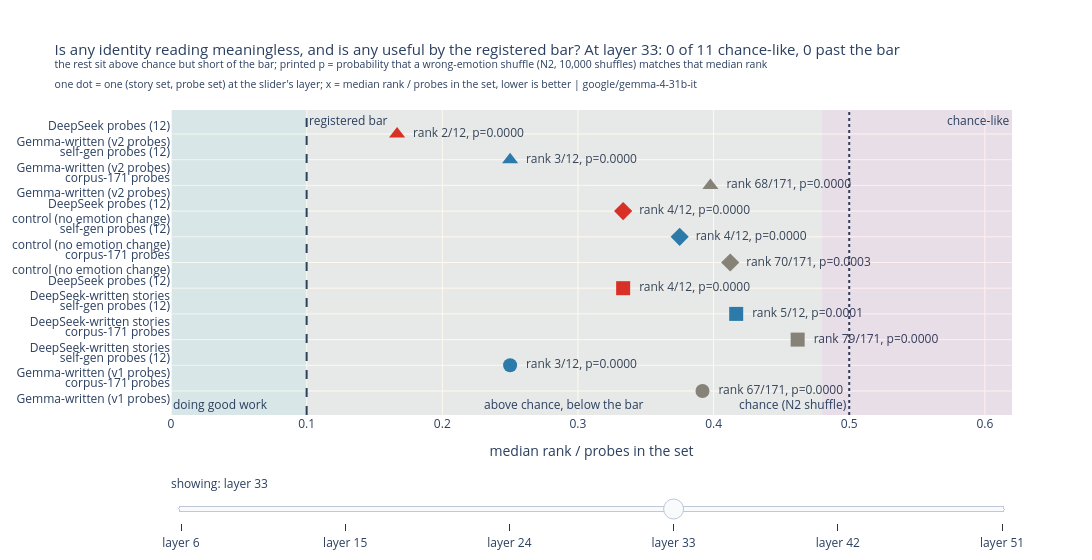

The cell this chart's notebook holds for it:
### Markdown cell above
## 3. Above chance versus useful versus meaningless

**Answer: three different situations, and we can tell them apart because
chance is measured, not assumed.** The wrong-emotion shuffle (N2) locates
chance: reassign the emotion labels at random 10,000 times and a meaningless
assignment lands at a median rank near half the number of probes in the set.
The random directions (N1, 24 of them) locate what meaningless vectors look
like. The instrument calibration measured the per-token noise floor, so a null
result comes with its detection power attached.

**How it was measured.** Every identity result from section 1, one per pairing
of story set with probe set, becomes one dot at the slider's layer. Its
position on the rank-fraction axis shows USEFULNESS (three shaded zones: past
the registered bar, above chance but short of the bar, chance-like); the
printed shuffle p shows DISTINGUISHABILITY from chance. These are different
questions: with thousands of phases, a median only modestly better than chance
can still have a tiny p, which is exactly the "bad but not meaningless" case.
The corpus-171 probes land squarely there: real signal (tiny shuffle p on the
large story sets; each dot prints its own p), not useful by the registered
standard.

**Verdict.** Nothing we measured behaves like meaningless vectors. The
corpus-171 probes are "bad but not meaningless". The self-gen and DeepSeek
probes do good work on identity in absolute terms (median rank 1 to 6 of 12).
On the strict fraction axis, though, only rank 1 of 12 clears the 0.1 bar
(section 5, point 4). For anticipation, bars are cleared only on Gemma-written
stories: most strongly by the self-gen probes, and weakly by the corpus-171
probes at three of six layers (see the section 2 heatmap). The
constant-emotion control sits at or below zero, so the surviving effect is not
a scene-change artefact.

### Code cell
# this cell places every (story set, probe set) identity result in the
# meaningless / above-chance / good-work zones, with a layer slider
fig = go.Figure()
symbol_cycle = ["circle", "square", "diamond", "triangle-up"]
marker_symbols = {story_set: symbol_cycle[i % len(symbol_cycle)]
                  for i, story_set in enumerate(STORY_SETS)}
colors = {"corpus": "#7f7f7f", "selfgen": "#1f77b4", "deepseek": "#d62728"}
DEFAULT_LAYER = PRIMARY_LAYER

# one trace per (layer, story set, probe set); only the active layer is visible
traces_per_layer = 0
fractions_by_layer = {layer: [] for layer in LAYERS}  # feeds each layer's title verdict
for layer in LAYERS:
    for story_set, arm in STORY_SETS.items():
        for probe_set in ["corpus", "selfgen", "deepseek"]:
            identity_cell = arm["gate_G"].get(probe_set, {}).get("per_layer", {}).get(str(layer))
            if not identity_cell:
                continue
            if layer == LAYERS[0]:
                traces_per_layer += 1
            fraction = identity_cell["median_rank"] / PROBE_SET_SIZE[probe_set]
            fractions_by_layer[layer].append(fraction)
            fig.add_scatter(
                x=[fraction], y=[f"{PROBE_SET_LABEL[probe_set]}<br>{story_set}"],
                mode="markers+text", visible=(layer == DEFAULT_LAYER),
                marker=dict(size=14, color=colors[probe_set], symbol=marker_symbols[story_set]),
                text=[f"  rank {identity_cell['median_rank']:.0f}/{PROBE_SET_SIZE[probe_set]}, p={identity_cell['n2_p']:.4f}"],
                textposition="middle right", showlegend=False)

# per-layer title: the verdict must track the slider, never go stale
def zone_title(layer):
    fractions = fractions_by_layer[layer]
    n_chance_like = sum(fraction >= 0.48 for fraction in fractions)
    n_past_bar = sum(fraction <= 0.1 for fraction in fractions)
    return (
        f"Is any identity reading meaningless, and is any useful by the registered bar? "
        f"At layer {layer}: {n_chance_like} of {len(fractions)} chance-like, "
        f"{n_past_bar} past the bar<br>"
        "<sup>the rest sit above chance but short of the bar; printed p = probability that "
        "a wrong-emotion shuffle (N2, 10,000 shuffles) matches that median rank</sup><br>"
        f"<sup>one dot = one (story set, probe set) at the slider's layer; "
        f"x = median rank / probes in the set, lower is better | {MODEL}</sup>"
    )


# slider: reveal exactly the chosen layer's traces AND retitle with its verdict
steps = []
for layer_pos, layer in enumerate(LAYERS):
    visibility = []
    for other_pos in range(len(LAYERS)):
        visibility += [other_pos == layer_pos] * traces_per_layer
    steps.append(dict(method="update", label=f"layer {layer}",
                      args=[{"visible": visibility}, {"title.text": zone_title(layer)}]))
fig.update_layout(sliders=[dict(
    active=LAYERS.index(DEFAULT_LAYER), steps=steps, y=-0.12,
    currentvalue=dict(prefix="showing: "))])
fig.add_vline(x=0.5, line_dash="dot", annotation_text="chance (N2 shuffle)",
              annotation_position="bottom left")
fig.add_vline(x=0.1, line_dash="dash", annotation_text="registered bar")
fig.add_vrect(x0=0.0, x1=0.1, fillcolor="green", opacity=0.06, line_width=0,
              annotation_text="doing good work", annotation_position="bottom left")
fig.add_vrect(x0=0.1, x1=0.48, fillcolor="orange", opacity=0.06, line_width=0,
              annotation_text="above chance, below the bar", annotation_position="bottom")
fig.add_vrect(x0=0.48, x1=0.62, fillcolor="red", opacity=0.06, line_width=0,
              annotation_text="chance-like", annotation_position="top right")
fig.update_layout(
    title=zone_title(DEFAULT_LAYER),
    title_font_size=15,
    xaxis_title="median rank / probes in the set", xaxis_range=[0, 0.62],
    width=1150, height=560, margin=dict(t=110))
fig.show()

### Figure 1 — Plotly figure (JSON) as saved in the notebook; plotly's stock layout.template omitted (floating-point values rounded to 4 significant figures)
{"data": [{"marker": {"color": "#7f7f7f", "size": 14, "symbol": "circle"}, "mode": "markers+text", "showlegend": false, "text": ["  rank 38/171, p=0.0000"], "textposition": "middle right", "type": "scatter", "visible": false, "x": [0.2222], "y": ["corpus-171 probes<br>Gemma-written (v1 probes)"]}, {"marker": {"color": "#1f77b4", "size": 14, "symbol": "circle"}, "mode": "markers+text", "showlegend": false, "text": ["  rank 1/12, p=0.0000"], "textposition": "middle right", "type": "scatter", "visible": false, "x": [0.08333], "y": ["self-gen probes (12)<br>Gemma-written (v1 probes)"]}, {"marker": {"color": "#7f7f7f", "size": 14, "symbol": "square"}, "mode": "markers+text", "showlegend": false, "text": ["  rank 55/171, p=0.0000"], "textposition": "middle right", "type": "scatter", "visible": false, "x": [0.3216], "y": ["corpus-171 probes<br>DeepSeek-written stories"]}, {"marker": {"color": "#1f77b4", "size": 14, "symbol": "square"}, "mode": "markers+text", "showlegend": false, "text": ["  rank 3/12, p=0.0000"], "textposition": "middle right", "type": "scatter", "visible": false, "x": [0.25], "y": ["self-gen probes (12)<br>DeepSeek-written stories"]}, {"marker": {"color": "#d62728", "size": 14, "symbol": "square"}, "mode": "markers+text", "showlegend": false, "text": ["  rank 2/12, p=0.0000"], "textposition": "middle right", "type": "scatter", "visible": false, "x": [0.1667], "y": ["DeepSeek probes (12)<br>DeepSeek-written stories"]}, {"marker": {"color": "#7f7f7f", "size": 14, "symbol": "diamond"}, "mode": "markers+text", "showlegend": false, "text": ["  rank 50/171, p=0.0000"], "textposition": "middle right", "type": "scatter", "visible": false, "x": [0.2924], "y": ["corpus-171 probes<br>control (no emotion change)"]}, {"marker": {"color": "#1f77b4", "size": 14, "symbol": "diamond"}, "mode": "markers+text", "showlegend": false, "text": ["  rank 3/12, p=0.0000"], "textposition": "middle right", "type": "scatter", "visible": false, "x": [0.25], "y": ["self-gen probes (12)<br>control (no emotion change)"]}, {"marker": {"color": "#d62728", "size": 14, "symbol": "diamond"}, "mode": "markers+text", "showlegend": false, "text": ["  rank 2/12, p=0.0000"], "textposition": "middle right", "type": "scatter", "visible": false, "x": [0.1667], "y": ["DeepSeek probes (12)<br>control (no emotion change)"]}, {"marker": {"color": "#7f7f7f", "size": 14, "symbol": "triangle-up"}, "mode": "markers+text", "showlegend": false, "text": ["  rank 35/171, p=0.0000"], "textposition": "middle right", "type": "scatter", "visible": false, "x": [0.2047], "y": ["corpus-171 probes<br>Gemma-written (v2 probes)"]}, {"marker": {"color": "#1f77b4", "size": 14, "symbol": "triangle-up"}, "mode": "markers+text", "showlegend": false, "text": ["  rank 1/12, p=0.0000"], "textposition": "middle right", "type": "scatter", "visible": false, "x": [0.08333], "y": ["self-gen probes (12)<br>Gemma-written (v2 probes)"]}, {"marker": {"color": "#d62728", "size": 14, "symbol": "triangle-up"}, "mode": "markers+text", "showlegend": false, "text": ["  rank 1/12, p=0.0000"], "textposition": "middle right", "type": "scatter", "visible": false, "x": [0.08333], "y": ["DeepSeek probes (12)<br>Gemma-written (v2 probes)"]}, {"marker": {"color": "#7f7f7f", "size": 14, "symbol": "circle"}, "mode": "markers+text", "showlegend": false, "text": ["  rank 54/171, p=0.0000"], "textposition": "middle right", "type": "scatter", "visible": false, "x": [0.3158], "y": ["corpus-171 probes<br>Gemma-written (v1 probes)"]}, {"marker": {"color": "#1f77b4", "size": 14, "symbol": "circle"}, "mode": "markers+text", "showlegend": false, "text": ["  rank 3/12, p=0.0000"], "textposition": "middle right", "type": "scatter", "visible": false, "x": [0.25], "y": ["self-gen probes (12)<br>Gemma-written (v1 probes)"]}, {"marker": {"color": "#7f7f7f", "size": 14, "symbol": "square"}, "mode": "markers+text", "showlegend": false, "text": ["  rank 68/171, p=0.0000"], "textposition": "middle right", "type": "scatter", "visible": false, "x": [0.3977], "y": ["corpus-171 probes<br>DeepSeek-written stories"]}, {"marker": {"color": "#1f77b4", "size": 14, "symbol": "square"}, "mode": "markers+text", "showlegend": false, "text": ["  rank 4/12, p=0.0000"], "textposition": "middle right", "type": "scatter", "visible": false, "x": [0.3333], "y": ["self-gen probes (12)<br>DeepSeek-written stories"]}, {"marker": {"color": "#d62728", "size": 14, "symbol": "square"}, "mode": "markers+text", "showlegend": false, "text": ["  rank 4/12, p=0.0000"], "textposition": "middle right", "type": "scatter", "visible": false, "x": [0.3333], "y": ["DeepSeek probes (12)<br>DeepSeek-written stories"]}, {"marker": {"color": "#7f7f7f", "size": 14, "symbol": "diamond"}, "mode": "markers+text", "showlegend": false, "text": ["  rank 82/171, p=0.2157"], "textposition": "middle right", "type": "scatter", "visible": false, "x": [0.4795], "y": ["corpus-171 probes<br>control (no emotion change)"]}, {"marker": {"color": "#1f77b4", "size": 14, "symbol": "diamond"}, "mode": "markers+text", "showlegend": false, "text": ["  rank 4/12, p=0.0000"], "textposition": "middle right", "type": "scatter", "visible": false, "x": [0.2917], "y": ["self-gen probes (12)<br>control (no emotion change)"]}, {"marker": {"color": "#d62728", "size": 14, "symbol": "diamond"}, "mode": "markers+text", "showlegend": false, "text": ["  rank 3/12, p=0.0000"], "textposition": "middle right", "type": "scatter", "visible": false, "x": [0.25], "y": ["DeepSeek probes (12)<br>control (no emotion change)"]}, {"marker": {"color": "#7f7f7f", "size": 14, "symbol": "triangle-up"}, "mode": "markers+text", "showlegend": false, "text": ["  rank 53/171, p=0.0000"], "textposition": "middle right", "type": "scatter", "visible": false, "x": [0.3099], "y": ["corpus-171 probes<br>Gemma-written (v2 probes)"]}, {"marker": {"color": "#1f77b4", "size": 14, "symbol": "triangle-up"}, "mode": "markers+text", "showlegend": false, "text": ["  rank 3/12, p=0.0000"], "textposition": "middle right", "type": "scatter", "visible": false, "x": [0.25], "y": ["self-gen probes (12)<br>Gemma-written (v2 probes)"]}, {"marker": {"color": "#d62728", "size": 14, "symbol": "triangle-up"}, "mode": "markers+text", "showlegend": false, "text": ["  rank 3/12, p=0.0000"], "textposition": "middle right", "type": "scatter", "visible": false, "x": [0.25], "y": ["DeepSeek probes (12)<br>Gemma-written (v2 probes)"]}, {"marker": {"color": "#7f7f7f", "size": 14, "symbol": "circle"}, "mode": "markers+text", "showlegend": false, "text": ["  rank 41/171, p=0.0000"], "textposition": "middle right", "type": "scatter", "visible": false, "x": [0.2398], "y": ["corpus-171 probes<br>Gemma-written (v1 probes)"]}, {"marker": {"color": "#1f77b4", "size": 14, "symbol": "circle"}, "mode": "markers+text", "showlegend": false, "text": ["  rank 1/12, p=0.0000"], "textposition": "middle right", "type": "scatter", "visible": false, "x": [0.08333], "y": ["self-gen probes (12)<br>Gemma-written (v1 probes)"]}, {"marker": {"color": "#7f7f7f", "size": 14, "symbol": "square"}, "mode": "markers+text", "showlegend": false, "text": ["  rank 63/171, p=0.0000"], "textposition": "middle right", "type": "scatter", "visible": false, "x": [0.3684], "y": ["corpus-171 probes<br>DeepSeek-written stories"]}, {"marker": {"color": "#1f77b4", "size": 14, "symbol": "square"}, "mode": "markers+text", "showlegend": false, "text": ["  rank 3/12, p=0.0000"], "textposition": "middle right", "type": "scatter", "visible": false, "x": [0.25], "y": ["self-gen probes (12)<br>DeepSeek-written stories"]}, {"marker": {"color": "#d62728", "size": 14, "symbol": "square"}, "mode": "markers+text", "showlegend": false, "text": ["  rank 3/12, p=0.0000"], "textposition": "middle right", "type": "scatter", "visible": false, "x": [0.25], "y": ["DeepSeek probes (12)<br>DeepSeek-written stories"]}, {"marker": {"color": "#7f7f7f", "size": 14, "symbol": "diamond"}, "mode": "markers+text", "showlegend": false, "text": ["  rank 62/171, p=0.0000"], "textposition": "middle right", "type": "scatter", "visible": false, "x": [0.3596], "y": ["corpus-171 probes<br>control (no emotion change)"]}, {"marker": {"color": "#1f77b4", "size": 14, "symbol": "diamond"}, "mode": "markers+text", "showlegend": false, "text": ["  rank 3/12, p=0.0000"], "textposition": "middle right", "type": "scatter", "visible": false, "x": [0.25], "y": ["self-gen probes (12)<br>control (no emotion change)"]}, {"marker": {"color": "#d62728", "size": 14, "symbol": "diamond"}, "mode": "markers+text", "showlegend": false, "text": ["  rank 2/12, p=0.0000"], "textposition": "middle right", "type": "scatter", "visible": false, "x": [0.1667], "y": ["DeepSeek probes (12)<br>control (no emotion change)"]}, {"marker": {"color": "#7f7f7f", "size": 14, "symbol": "triangle-up"}, "mode": "markers+text", "showlegend": false, "text": ["  rank 43/171, p=0.0000"], "textposition": "middle right", "type": "scatter", "visible": false, "x": [0.2515], "y": ["corpus-171 probes<br>Gemma-written (v2 probes)"]}, {"marker": {"color": "#1f77b4", "size": 14, "symbol": "triangle-up"}, "mode": "markers+text", "showlegend": false, "text": ["  rank 1/12, p=0.0000"], "textposition": "middle right", "type": "scatter", "visible": false, "x": [0.08333], "y": ["self-gen probes (12)<br>Gemma-written (v2 probes)"]}, {"marker": {"color": "#d62728", "size": 14, "symbol": "triangle-up"}, "mode": "markers+text", "showlegend": false, "text": ["  rank 2/12, p=0.0000"], "textposition": "middle right", "type": "scatter", "visible": false, "x": [0.125], "y": ["DeepSeek probes (12)<br>Gemma-written (v2 probes)"]}, {"marker": {"color": "#7f7f7f", "size": 14, "symbol": "circle"}, "mode": "markers+text", "showlegend": false, "text": ["  rank 67/171, p=0.0000"], "textposition": "middle right", "type": "scatter", "visible": true, "x": [0.3918], "y": ["corpus-171 probes<br>Gemma-written (v1 probes)"]}, {"marker": {"color": "#1f77b4", "size": 14, "symbol": "circle"}, "mode": "markers+text", "showlegend": false, "text": ["  rank 3/12, p=0.0000"], "textposition": "middle right", "type": "scatter", "visible": true, "x": [0.25], "y": ["self-gen probes (12)<br>Gemma-written (v1 probes)"]}, {"marker": {"color": "#7f7f7f", "size": 14, "symbol": "square"}, "mode": "markers+text", "showlegend": false, "text": ["  rank 79/171, p=0.0000"], "textposition": "middle right", "type": "scatter", "visible": true, "x": [0.462], "y": ["corpus-171 probes<br>DeepSeek-written stories"]}, {"marker": {"color": "#1f77b4", "size": 14, "symbol": "square"}, "mode": "markers+text", "showlegend": false, "text": ["  rank 5/12, p=0.0001"], "textposition": "middle right", "type": "scatter", "visible": true, "x": [0.4167], "y": ["self-gen probes (12)<br>DeepSeek-written stories"]}, {"marker": {"color": "#d62728", "size": 14, "symbol": "square"}, "mode": "markers+text", "showlegend": false, "text": ["  rank 4/12, p=0.0000"], "textposition": "middle right", "type": "scatter", "visible": true, "x": [0.3333], "y": ["DeepSeek probes (12)<br>DeepSeek-written stories"]}, {"marker": {"color": "#7f7f7f", "size": 14, "symbol": "diamond"}, "mode": "markers+text", "showlegend": false, "text": ["  rank 70/171, p=0.0003"], "textposition": "middle right", "type": "scatter", "visible": true, "x": [0.4123], "y": ["corpus-171 probes<br>control (no emotion change)"]}, {"marker": {"color": "#1f77b4", "size": 14, "symbol": "diamond"}, "mode": "markers+text", "showlegend": false, "text": ["  rank 4/12, p=0.0000"], "textposition": "middle right", "type": "scatter", "visible": true, "x": [0.375], "y": ["self-gen probes (12)<br>control (no emotion change)"]}, {"marker": {"color": "#d62728", "size": 14, "symbol": "diamond"}, "mode": "markers+text", "showlegend": false, "text": ["  rank 4/12, p=0.0000"], "textposition": "middle right", "type": "scatter", "visible": true, "x": [0.3333], "y": ["DeepSeek probes (12)<br>control (no emotion change)"]}, {"marker": {"color": "#7f7f7f", "size": 14, "symbol": "triangle-up"}, "mode": "markers+text", "showlegend": false, "text": ["  rank 68/171, p=0.0000"], "textposition": "middle right", "type": "scatter", "visible": true, "x": [0.3977], "y": ["corpus-171 probes<br>Gemma-written (v2 probes)"]}, {"marker": {"color": "#1f77b4", "size": 14, "symbol": "triangle-up"}, "mode": "markers+text", "showlegend": false, "text": ["  rank 3/12, p=0.0000"], "textposition": "middle right", "type": "scatter", "visible": true, "x": [0.25], "y": ["self-gen probes (12)<br>Gemma-written (v2 probes)"]}, {"marker": {"color": "#d62728", "size": 14, "symbol": "triangle-up"}, "mode": "markers+text", "showlegend": false, "text": ["  rank 2/12, p=0.0000"], "textposition": "middle right", "type": "scatter", "visible": true, "x": [0.1667], "y": ["DeepSeek probes (12)<br>Gemma-written (v2 probes)"]}, {"marker": {"color": "#7f7f7f", "size": 14, "symbol": "circle"}, "mode": "markers+text", "showlegend": false, "text": ["  rank 60/171, p=0.0000"], "textposition": "middle right", "type": "scatter", "visible": false, "x": [0.3509], "y": ["corpus-171 probes<br>Gemma-written (v1 probes)"]}, {"marker": {"color": "#1f77b4", "size": 14, "symbol": "circle"}, "mode": "markers+text", "showlegend": false, "text": ["  rank 2/12, p=0.0000"], "textposition": "middle right", "type": "scatter", "visible": false, "x": [0.1667], "y": ["self-gen probes (12)<br>Gemma-written (v1 probes)"]}, {"marker": {"color": "#7f7f7f", "size": 14, "symbol": "square"}, "mode": "markers+text", "showlegend": false, "text": ["  rank 76/171, p=0.0000"], "textposition": "middle right", "type": "scatter", "visible": false, "x": [0.4444], "y": ["corpus-171 probes<br>DeepSeek-written stories"]}, {"marker": {"color": "#1f77b4", "size": 14, "symbol": "square"}, "mode": "markers+text", "showlegend": false, "text": ["  rank 4/12, p=0.0000"], "textposition": "middle right", "type": "scatter", "visible": false, "x": [0.3333], "y": ["self-gen probes (12)<br>DeepSeek-written stories"]}, {"marker": {"color": "#d62728", "size": 14, "symbol": "square"}, "mode": "markers+text", "showlegend": false, "text": ["  rank 4/12, p=0.0000"], "textposition": "middle right", "type": "scatter", "visible": false, "x": [0.3333], "y": ["DeepSeek probes (12)<br>DeepSeek-written stories"]}, {"marker": {"color": "#7f7f7f", "size": 14, "symbol": "diamond"}, "mode": "markers+text", "showlegend": false, "text": ["  rank 65/171, p=0.0000"], "textposition": "middle right", "type": "scatter", "visible": false, "x": [0.3801], "y": ["corpus-171 probes<br>control (no emotion change)"]}, {"marker": {"color": "#1f77b4", "size": 14, "symbol": "diamond"}, "mode": "markers+text", "showlegend": false, "text": ["  rank 4/12, p=0.0000"], "textposition": "middle right", "type": "scatter", "visible": false, "x": [0.3333], "y": ["self-gen probes (12)<br>control (no emotion change)"]}, {"marker": {"color": "#d62728", "size": 14, "symbol": "diamond"}, "mode": "markers+text", "showlegend": false, "text": ["  rank 4/12, p=0.0000"], "textposition": "middle right", "type": "scatter", "visible": false, "x": [0.3333], "y": ["DeepSeek probes (12)<br>control (no emotion change)"]}, {"marker": {"color": "#7f7f7f", "size": 14, "symbol": "triangle-up"}, "mode": "markers+text", "showlegend": false, "text": ["  rank 62/171, p=0.0000"], "textposition": "middle right", "type": "scatter", "visible": false, "x": [0.3626], "y": ["corpus-171 probes<br>Gemma-written (v2 probes)"]}, {"marker": {"color": "#1f77b4", "size": 14, "symbol": "triangle-up"}, "mode": "markers+text", "showlegend": false, "text": ["  rank 2/12, p=0.0000"], "textposition": "middle right", "type": "scatter", "visible": false, "x": [0.1667], "y": ["self-gen probes (12)<br>Gemma-written (v2 probes)"]}, {"marker": {"color": "#d62728", "size": 14, "symbol": "triangle-up"}, "mode": "markers+text", "showlegend": false, "text": ["  rank 2/12, p=0.0000"], "textposition": "middle right", "type": "scatter", "visible": false, "x": [0.1667], "y": ["DeepSeek probes (12)<br>Gemma-written (v2 probes)"]}, {"marker": {"color": "#7f7f7f", "size": 14, "symbol": "circle"}, "mode": "markers+text", "showlegend": false, "text": ["  rank 76/171, p=0.0000"], "textposition": "middle right", "type": "scatter", "visible": false, "x": [0.4444], "y": ["corpus-171 probes<br>Gemma-written (v1 probes)"]}, {"marker": {"color": "#1f77b4", "size": 14, "symbol": "circle"}, "mode": "markers+text", "showlegend": false, "text": ["  rank 3/12, p=0.0000"], "textposition": "middle right", "type": "scatter", "visible": false, "x": [0.25], "y": ["self-gen probes (12)<br>Gemma-written (v1 probes)"]}, {"marker": {"color": "#7f7f7f", "size": 14, "symbol": "square"}, "mode": "markers+text", "showlegend": false, "text": ["  rank 83/171, p=0.0028"], "textposition": "middle right", "type": "scatter", "visible": false, "x": [0.4854], "y": ["corpus-171 probes<br>DeepSeek-written stories"]}, {"marker": {"color": "#1f77b4", "size": 14, "symbol": "square"}, "mode": "markers+text", "showlegend": false, "text": ["  rank 6/12, p=0.4833"], "textposition": "middle right", "type": "scatter", "visible": false, "x": [0.5], "y": ["self-gen probes (12)<br>DeepSeek-written stories"]}, {"marker": {"color": "#d62728", "size": 14, "symbol": "square"}, "mode": "markers+text", "showlegend": false, "text": ["  rank 5/12, p=0.0001"], "textposition": "middle right", "type": "scatter", "visible": false, "x": [0.4167], "y": ["DeepSeek probes (12)<br>DeepSeek-written stories"]}, {"marker": {"color": "#7f7f7f", "size": 14, "symbol": "diamond"}, "mode": "markers+text", "showlegend": false, "text": ["  rank 61/171, p=0.0000"], "textposition": "middle right", "type": "scatter", "visible": false, "x": [0.3567], "y": ["corpus-171 probes<br>control (no emotion change)"]}, {"marker": {"color": "#1f77b4", "size": 14, "symbol": "diamond"}, "mode": "markers+text", "showlegend": false, "text": ["  rank 6/12, p=0.4817"], "textposition": "middle right", "type": "scatter", "visible": false, "x": [0.5], "y": ["self-gen probes (12)<br>control (no emotion change)"]}, {"marker": {"color": "#d62728", "size": 14, "symbol": "diamond"}, "mode": "markers+text", "showlegend": false, "text": ["  rank 5/12, p=0.0016"], "textposition": "middle right", "type": "scatter", "visible": false, "x": [0.4167], "y": ["DeepSeek probes (12)<br>control (no emotion change)"]}, {"marker": {"color": "#7f7f7f", "size": 14, "symbol": "triangle-up"}, "mode": "markers+text", "showlegend": false, "text": ["  rank 77/171, p=0.0000"], "textposition": "middle right", "type": "scatter", "visible": false, "x": [0.4503], "y": ["corpus-171 probes<br>Gemma-written (v2 probes)"]}, {"marker": {"color": "#1f77b4", "size": 14, "symbol": "triangle-up"}, "mode": "markers+text", "showlegend": false, "text": ["  rank 3/12, p=0.0000"], "textposition": "middle right", "type": "scatter", "visible": false, "x": [0.25], "y": ["self-gen probes (12)<br>Gemma-written (v2 probes)"]}, {"marker": {"color": "#d62728", "size": 14, "symbol": "triangle-up"}, "mode": "markers+text", "showlegend": false, "text": ["  rank 4/12, p=0.0000"], "textposition": "middle right", "type": "scatter", "visible": false, "x": [0.3333], "y": ["DeepSeek probes (12)<br>Gemma-written (v2 probes)"]}], "layout": {"annotations": [{"showarrow": false, "text": "chance (N2 shuffle)", "x": 0.5, "xanchor": "right", "xref": "x", "y": 0, "yanchor": "bottom", "yref": "y domain"}, {"showarrow": false, "text": "registered bar", "x": 0.1, "xanchor": "left", "xref": "x", "y": 1, "yanchor": "top", "yref": "y domain"}, {"showarrow": false, "text": "doing good work", "x": 0.0, "xanchor": "left", "xref": "x", "y": 0, "yanchor": "bottom", "yref": "y domain"}, {"showarrow": false, "text": "above chance, below the bar", "x": 0.29, "xanchor": "center", "xref": "x", "y": 0, "yanchor": "bottom", "yref": "y domain"}, {"showarrow": false, "text": "chance-like", "x": 0.62, "xanchor": "right", "xref": "x", "y": 1, "yanchor": "top", "yref": "y domain"}], "height": 560, "margin": {"t": 110}, "shapes": [{"line": {"dash": "dot"}, "type": "line", "x0": 0.5, "x1": 0.5, "xref": "x", "y0": 0, "y1": 1, "yref": "y domain"}, {"line": {"dash": "dash"}, "type": "line", "x0": 0.1, "x1": 0.1, "xref": "x", "y0": 0, "y1": 1, "yref": "y domain"}, {"fillcolor": "green", "line": {"width": 0}, "opacity": 0.06, "type": "rect", "x0": 0.0, "x1": 0.1, "xref": "x", "y0": 0, "y1": 1, "yref": "y domain"}, {"fillcolor": "orange", "line": {"width": 0}, "opacity": 0.06, "type": "rect", "x0": 0.1, "x1": 0.48, "xref": "x", "y0": 0, "y1": 1, "yref": "y domain"}, {"fillcolor": "red", "line": {"width": 0}, "opacity": 0.06, "type": "rect", "x0": 0.48, "x1": 0.62, "xref": "x", "y0": 0, "y1": 1, "yref": "y domain"}], "sliders": [{"active": 3, "currentvalue": {"prefix": "showing: "}, "steps": [{"args": [{"visible": [true, true, true, true, true, true, true, true, true, true, true, false, false, false, false, false, false, false, false, false, false, false, false, false, false, false, false, false, false, false, false, false, false, false, false, false, false, false, false, false, false, false, false, false, false, false, false, false, false, false, false, false, false, false, false, false, false, false, false, false, false, false, false, false, false, false]}, {"title.text": "Is any identity reading meaningless, and is any useful by the registered bar? At layer 6: 0 of 11 chance-like, 3 past the bar<br><sup>the rest sit above chance but short of the bar; printed p = probability that a wrong-emotion shuffle (N2, 10,000 shuffles) matches that median rank</sup><br><sup>one dot = one (story set, probe set) at the slider's layer; x = median rank / probes in the set, lower is better | google/gemma-4-31b-it</sup>"}], "label": "layer 6", "method": "update"}, {"args": [{"visible": [false, false, false, false, false, false, false, false, false, false, false, true, true, true, true, true, true, true, true, true, true, true, false, false, false, false, false, false, false, false, false, false, false, false, false, false, false, false, false, false, false, false, false, false, false, false, false, false, false, false, false, false, false, false, false, false, false, false, false, false, false, false, false, false, false, false]}, {"title.text": "Is any identity reading meaningless, and is any useful by the registered bar? At layer 15: 0 of 11 chance-like, 0 past the bar<br><sup>the rest sit above chance but short of the bar; printed p = probability that a wrong-emotion shuffle (N2, 10,000 shuffles) matches that median rank</sup><br><sup>one dot = one (story set, probe set) at the slider's layer; x = median rank / probes in the set, lower is better | google/gemma-4-31b-it</sup>"}], "label": "layer 15", "method": "update"}, {"args": [{"visible": [false, false, false, false, false, false, false, false, false, false, false, false, false, false, false, false, false, false, false, false, false, false, true, true, true, true, true, true, true, true, true, true, true, false, false, false, false, false, false, false, false, false, false, false, false, false, false, false, false, false, false, false, false, false, false, false, false, false, false, false, false, false, false, false, false, false]}, {"title.text": "Is any identity reading meaningless, and is any useful by the registered bar? At layer 24: 0 of 11 chance-like, 2 past the bar<br><sup>the rest sit above chance but short of the bar; printed p = probability that a wrong-emotion shuffle (N2, 10,000 shuffles) matches that median rank</sup><br><sup>one dot = one (story set, probe set) at the slider's layer; x = median rank / probes in the set, lower is better | google/gemma-4-31b-it</sup>"}], "label": "layer 24", "method": "update"}, {"args": [{"visible": [false, false, false, false, false, false, false, false, false, false, false, false, false, false, false, false, false, false, false, false, false, false, false, false, false, false, false, false, false, false, false, false, false, true, true, true, true, true, true, true, true, true, true, true, false, false, false, false, false, false, false, false, false, false, false, false, false, false, false, false, false, false, false, false, false, false]}, {"title.text": "Is any identity reading meaningless, and is any useful by the registered bar? At layer 33: 0 of 11 chance-like, 0 past the bar<br><sup>the rest sit above chance but short of the bar; printed p = probability that a wrong-emotion shuffle (N2, 10,000 shuffles) matches that median rank</sup><br><sup>one dot = one (story set, probe set) at the slider's layer; x = median rank / probes in the set, lower is better | google/gemma-4-31b-it</sup>"}], "label": "layer 33", "method": "update"}, {"args": [{"visible": [false, false, false, false, false, false, false, false, false, false, false, false, false, false, false, false, false, false, false, false, false, false, false, false, false, false, false, false, false, false, false, false, false, false, false, false, false, false, false, false, false, false, false, false, true, true, true, true, true, true, true, true, true, true, true, false, false, false, false, false, false, false, false, false, false, false]}, {"title.text": "Is any identity reading meaningless, and is any useful by the registered bar? At layer 42: 0 of 11 chance-like, 0 past the bar<br><sup>the rest sit above chance but short of the bar; printed p = probability that a wrong-emotion shuffle (N2, 10,000 shuffles) matches that median rank</sup><br><sup>one dot = one (story set, probe set) at the slider's layer; x = median rank / probes in the set, lower is better | google/gemma-4-31b-it</sup>"}], "label": "layer 42", "method": "update"}, {"args": [{"visible": [false, false, false, false, false, false, false, false, false, false, false, false, false, false, false, false, false, false, false, false, false, false, false, false, false, false, false, false, false, false, false, false, false, false, false, false, false, false, false, false, false, false, false, false, false, false, false, false, false, false, false, false, false, false, false, true, true, true, true, true, true, true, true, true, true, true]}, {"title.text": "Is any identity reading meaningless, and is any useful by the registered bar? At layer 51: 3 of 11 chance-like, 0 past the bar<br><sup>the rest sit above chance but short of the bar; printed p = probability that a wrong-emotion shuffle (N2, 10,000 shuffles) matches that median rank</sup><br><sup>one dot = one (story set, probe set) at the slider's layer; x = median rank / probes in the set, lower is better | google/gemma-4-31b-it</sup>"}], "label": "layer 51", "method": "update"}], "y": -0.12}], "title": {"font": {"size": 15}, "text": "Is any identity reading meaningless, and is any useful by the registered bar? At layer 33: 0 of 11 chance-like, 0 past the bar<br><sup>the rest sit above chance but short of the bar; printed p = probability that a wrong-emotion shuffle (N2, 10,000 shuffles) matches that median rank</sup><br><sup>one dot = one (story set, probe set) at the slider's layer; x = median rank / probes in the set, lower is better | google/gemma-4-31b-it</sup>"}, "width": 1150, "xaxis": {"range": [0, 0.62], "title": {"text": "median rank / probes in the set"}}}}
